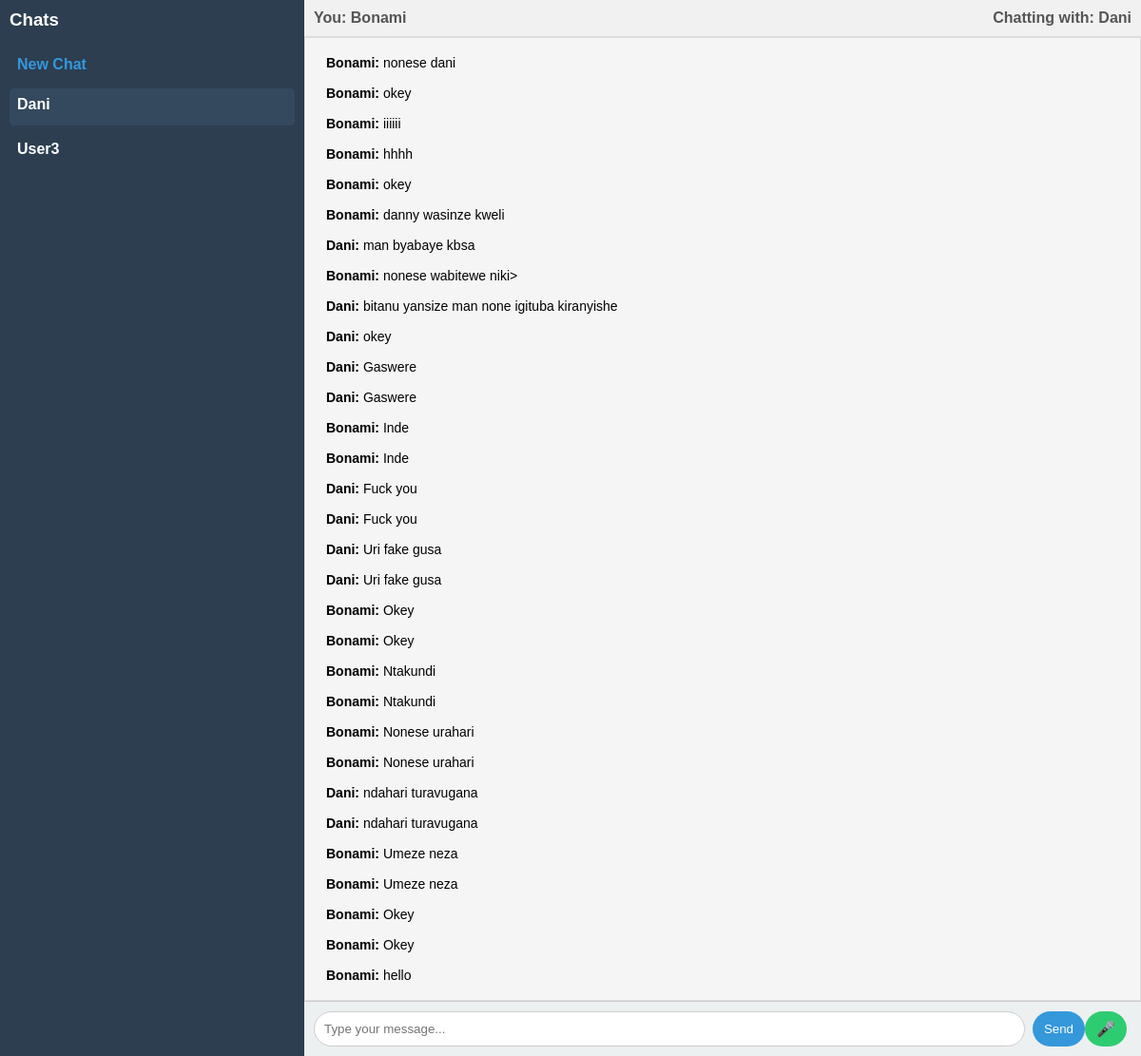
The page /chat/?user=Dani (signed in) on the database its author committed.
### chat/models.py (models this page shows, shortened)
class Message(models.Model):
    sender = models.ForeignKey(User, related_name='sent_messages', on_delete=models.CASCADE)
    receiver = models.ForeignKey(User, related_name='received_messages', on_delete=models.CASCADE)
    content = models.TextField(blank=True)  # For text messages
    audio = models.FileField(upload_to='chat_audio/', blank=True, null=True)  # For audio messages
    transcription = models.TextField(blank=True, null=True)  # For storing transcribed text
    timestamp = models.DateTimeField(auto_now_add=True)

### chat/views.py (the view, shortened to what this page needs)
# urls.py: path('chat/', views.chat_room, name='chat_room'),
@login_required
@login_required
def chat_room(request):
    selected_username = request.GET.get('user')
    selected_user = None
    messages = []
    if selected_username:
        if selected_username == 'new-chat':
            selected_user = None
        else:
            try:
                selected_user = User.objects.get(username=selected_username)
            except User.DoesNotExist:
                selected_user = None
    if selected_user:
        messages = Message.objects.filter(
            (Q(sender=request.user) & Q(receiver=selected_user)) |
            (Q(sender=selected_user) & Q(receiver=request.user))
        ).order_by('timestamp')
    users = User.objects.exclude(id=request.user.id)
    return render(request, 'chat/chat_room.html', {
        'users': users,
        'messages': messages,
        'selected_user': selected_user,
    })

### chat/templatetags/chat_extras.py (called while the page is built)
@register.filter
def get_item(dictionary, key):
    return dictionary.get(key)

@register.filter
def filter_messages_by_user(messages, user):
    return [message for message in messages if message.sender == user or message.receiver == user]

### chat/templates/chat/chat_room.html (shortened to what this page needs)
{% extends 'chat/base.html' %}
{% load static %}
{% load chat_extras %}
{% block content %}
<div class="chat-container">
    <div class="sidebar">
        <h3>Chats</h3>
        <div class="user-list">
            <a href="?user=new-chat" class="user-link">
                <div class="new-chat">
                    <strong>New Chat</strong>
                </div>
            </a>
            {% for user in users %}
                {% if user != request.user and user.profile and not user.is_superuser and not user.profile.is_deleted %}
                    <a href="?user={{ user.username }}" class="user-link {% if user.username == selected_user.username %}active{% endif %}">
                        <div class="user-info">
                            <div class="username">{{ user.username }}</div>
                        </div>
                    </a>
                {% endif %}
            {% endfor %}
        </div>
    </div>
    <div class="chat-area">
        <div class="chat-header">
            <div class="logged-in-user">
                <strong>You: </strong>{{ request.user.username }}
            </div>
            <div class="chatting-with">
                <strong>Chatting with: </strong>{{ selected_user.username }}
            </div>
        </div>
        <div id="message-list" class="messages">
            {% for message in messages %}
                <div class="message {% if message.sender == request.user %}sent{% else %}received{% endif %}">
                    <strong>{{ message.sender.username }}:</strong> {{ message.content }}
                </div>
            {% endfor %}
        </div>
        <form id="message-form" method="POST">
            <input type="text" id="message-input" name="message" placeholder="Type your message..." autocomplete="off">
            <button type="submit">Send</button>
            <button type="button" id="record-button">🎤</button>
        </form>
    </div>
</div>
{% endblock %}

### chat/templates/chat/base.html (shortened to what this page needs)
<!DOCTYPE html>
<html lang="en">
<head>
    {% load static %}
    <link rel="stylesheet" href="{% static 'chat/style.css' %}">
</head>
<body>
    {% block content %}{% endblock %}
</body>
</html>

### chat/static/chat/style.css (style rules this page uses)
body { margin: 0; font-family: Arial, sans-serif; }
.chat-container { display: flex; height: 100vh; flex-direction: row; }
.sidebar { width: 300px; background: #2c3e50; color: white; padding: 10px; overflow-y: auto; }
.sidebar h3 { margin-top: 0; }
.user-list a { display: block; color: white; padding: 8px; text-decoration: none; position: relative; border-radius: 5px; }
.user-list a:hover, .user-list a.active { background: #34495e; }
.chat-area { flex: 1; display: flex; flex-direction: column; background: #ecf0f1; }
.chat-header { display: flex; justify-content: space-between; align-items: center; padding: 10px; background: #f1f1f1; border-bottom: 1px solid #ddd; font-weight: bold; font-size: 18px; color: #555; }
.logged-in-user, .chatting-with { font-size: 16px; }
.messages { flex: 1; overflow-y: auto; padding: 10px; display: flex; flex-direction: column; background: #f5f5f5; border: 1px solid #ddd; }
.message { padding: 8px 12px; border-radius: 20px; max-width: 70%; word-wrap: break-word; font-size: 14px; }
#message-form { display: flex; padding: 10px; border-top: 1px solid #ccc; background: #ecf0f1; flex-wrap: wrap; }
#message-input { flex: 1 1 60%; padding: 10px; border: 1px solid #ccc; border-radius: 20px; margin-right: 8px; outline: none; min-width: 0; }
#record-button { padding: 8px 12px; background-color: #2ecc71; color: white; border: none; border-radius: 20px; font-size: 16px; cursor: pointer; transition: background 0.3s ease; margin-right: 5px; }
#message-form button[type="submit"] { padding: 8px 12px; background-color: #3498db; color: white; border: none; border-radius: 20px; cursor: pointer; }
.user-link { display: flex; flex-direction: column; padding: 10px; text-decoration: none; color: white; margin-bottom: 8px; border-radius: 5px; background: #2c3e50; transition: background 0.3s; }
.new-chat { font-weight: bold; color: #3498db; cursor: pointer; }
.user-info { flex-grow: 1; }
.username { font-weight: bold; }

### rows shown on the page
Message: sender.username "Bonami", content "nonese dani"
Message: sender.username "Bonami", content "okey"
Message: sender.username "Bonami", content "iiiiii"
Message: sender.username "Bonami", content "hhhh"
Message: sender.username "Bonami", content "okey"
Message: sender.username "Bonami", content "danny wasinze kweli"
Message: sender.username "Dani", content "man byabaye kbsa"
Message: sender.username "Bonami", content "nonese wabitewe niki>"
Message: sender.username "Dani", content "bitanu yansize man none igituba kiranyishe"
Message: sender.username "Dani", content "okey"
Message: sender.username "Dani", content "Gaswere"
Message: sender.username "Dani", content "Gaswere"
Message: sender.username "Bonami", content "Inde"
Message: sender.username "Bonami", content "Inde"
Message: sender.username "Dani", content "Fuck you"
Message: sender.username "Dani", content "Fuck you"
Message: sender.username "Dani", content "Uri fake gusa"
Message: sender.username "Dani", content "Uri fake gusa"
Message: sender.username "Bonami", content "Okey"
Message: sender.username "Bonami", content "Okey"
Message: sender.username "Bonami", content "Ntakundi"
Message: sender.username "Bonami", content "Ntakundi"
Message: sender.username "Bonami", content "Nonese urahari"
Message: sender.username "Bonami", content "Nonese urahari"
Message: sender.username "Dani", content "ndahari turavugana"
Message: sender.username "Dani", content "ndahari turavugana"
Message: sender.username "Bonami", content "Umeze neza"
Message: sender.username "Bonami", content "Umeze neza"
Message: sender.username "Bonami", content "Okey"
Message: sender.username "Bonami", content "Okey"
Message: sender.username "Bonami", content "hello"

### other values the page prints
{{ user.username }} "Dani"
{{ user.username }} "User3"
{{ request.user.username }} "Bonami"
{{ selected_user.username }} "Dani"
